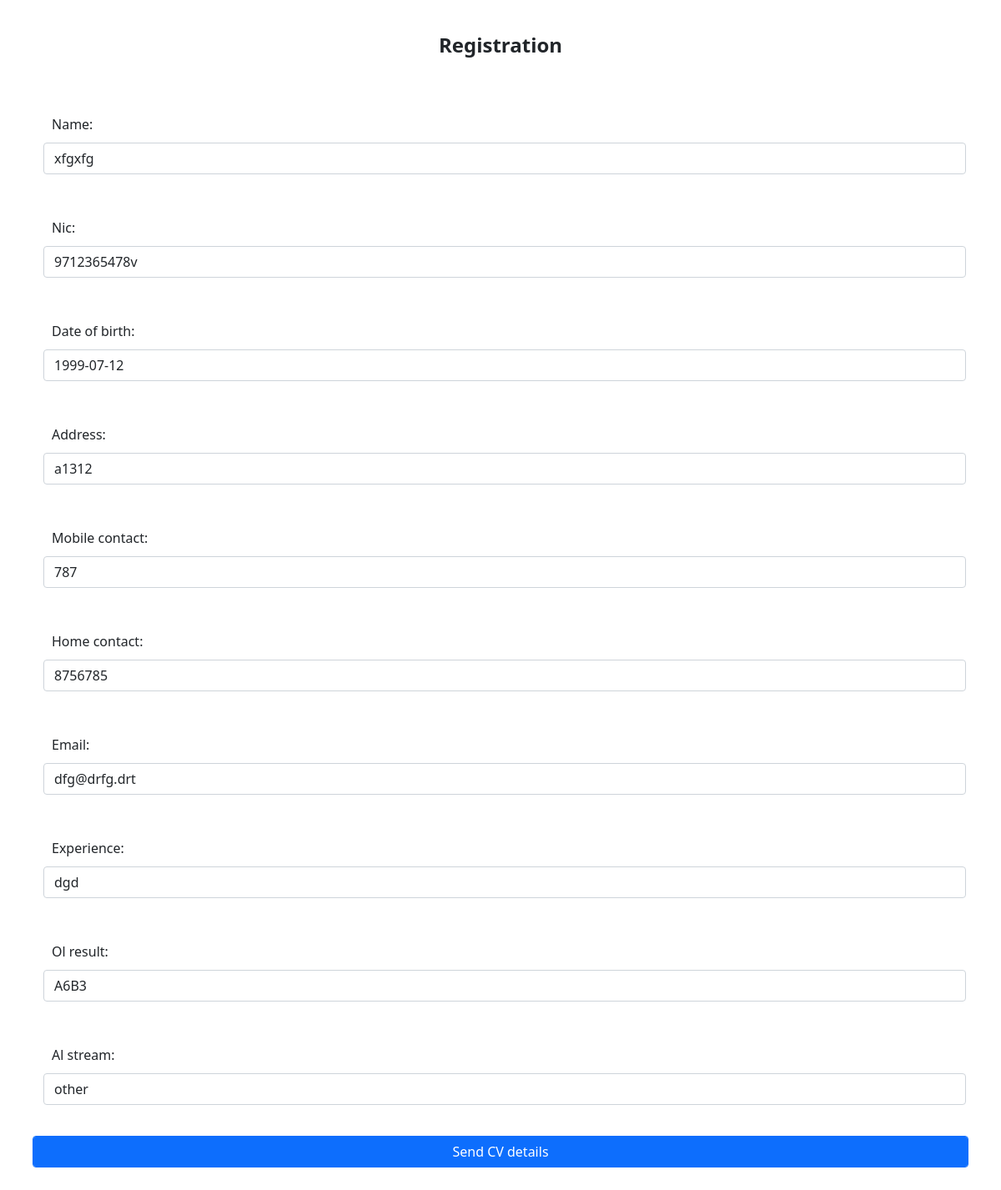
The app's page /updatecv/3/ with its own data.
### CVgenr/models.py (models this page shows, shortened)
class Cvdetails(models.Model):
    name = models.CharField(max_length=100, null=True)
    nic = models.CharField(max_length=20, null=True)
    date_of_birth = models.DateField(max_length=20, null=True)
    address = models.CharField(max_length=100, null=True)
    mobile_contact = models.CharField(max_length=10, null=True)
    home_contact = models.CharField(max_length=10, null=True)
    email = models.CharField(max_length=100, null=True)
    experience = models.CharField(max_length=100, null=True)
    ol_result = models.CharField(max_length=100, null=True)
    al_stream = models.CharField(max_length=100, null=True)
    date_created = models.DateTimeField(auto_now_add=True, null=True)

### CVgenr/views.py (the view)
# urls.py: path('updatecv/<str:pk>/', views.updatecv, name="updatecv"),
def updatecv(request, pk):
    cvdata = Cvdetails.objects.get(id=pk)
    form = CvDetailsForm(instance = cvdata)
    if request.method == 'POST':
        form = Cvdetails(request.POST, instance = cvdata)
        if form.is_valid():
            form.save()
            return redirect('/button')
    context = {'form':form}
    return render(request, 'CVpages/dilcvcreate.html', context)

### CVgenr/forms.py
class CvDetailsForm(ModelForm):
    class Meta:
        model = Cvdetails
        fields = '__all__'

### CVdemo/context_processors.py (called while the page is built)
def project_context(request):
    context = {
        'me':User.objects.first(),
    }
    return context

### CVgenr/templates/CVpages/dilcvcreate.html (shortened to what this page needs)
{% load static %}
<!DOCTYPE html>
<html lang="en">
<head>
    <link href="https://cdn.jsdelivr.net/npm/bootstrap@5.0.2/dist/css/bootstrap.min.css" rel="stylesheet">
    <link rel="stylesheet" type="text/css" href="{% static '/css/style.css' %}">
</head>
<body>
    <div class="row">
        <div class="col">
            <center>
                <h4><b> Registration </b></h4>
            </center>
        </div>
    </div>
    <div class="container">
        <form action="" method="POST" class="row g-3">
            {{form.as_p}}
            <input type="submit" name="Submit" value="Send CV details" class="btn btn-primary">
        </form>
    </div>
</body>
</html>

### static/css/style.css (style rules this page uses)
* { margin: 5px; padding: 5px; }

### records on screen
Cvdetails: name "xfgxfg", nic "9712365478v", date_of_birth "1999-07-12", address "a1312", mobile_contact "787", home_contact "8756785", email "dfg@drfg.drt", experience "dgd", ol_result "A6B3", al_stream "other"
